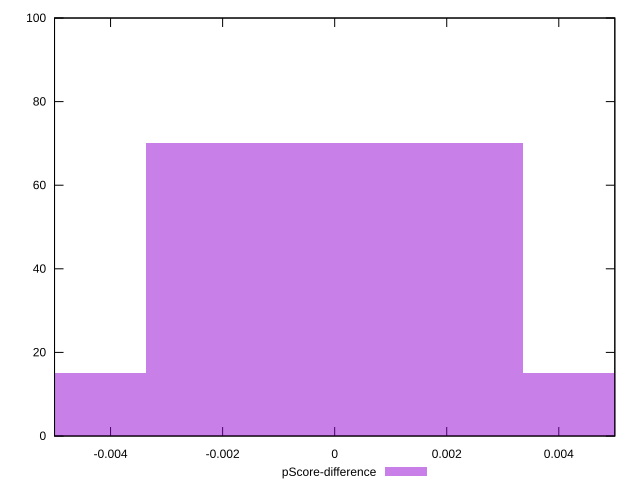

The gnuplot source for this figure:
reset

$pScoreDifference <<EOF
0.0067284736773421845 15
0 70
-0.0067284736773421845 15
EOF

set key outside below
set boxwidth 0.0067284736773421845
set xrange [-0.0050000000000000044:0.0050000000000000044]
set yrange [0:100]
set trange [0:100]
set style fill transparent solid 0.5 noborder
set terminal svg size 640, 490 enhanced background rgb 'white'
set output "report_00015_2021-02-09T16-11-33.973Z/render-blocking-resources/samples/pages+cached+noadtech+nomedia/pScore-difference/histogram.svg"

plot $pScoreDifference title "pScore-difference" with boxes

reset
